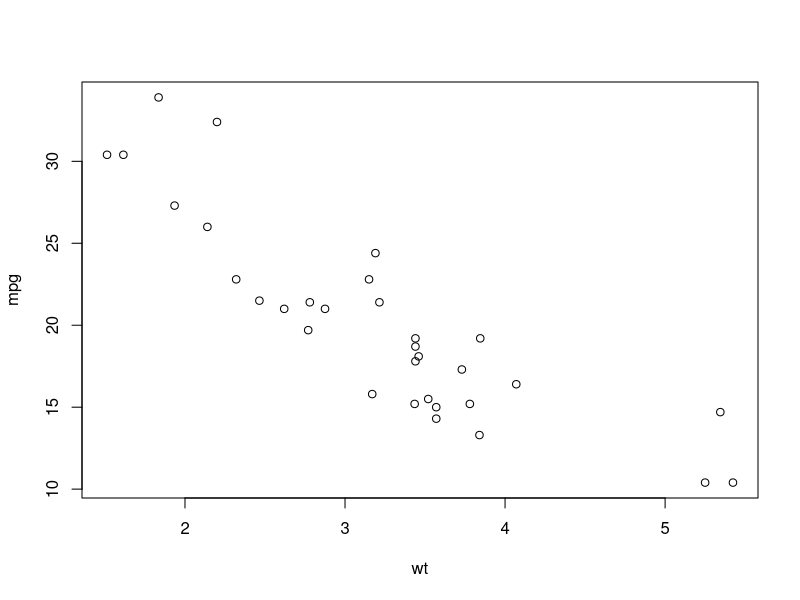
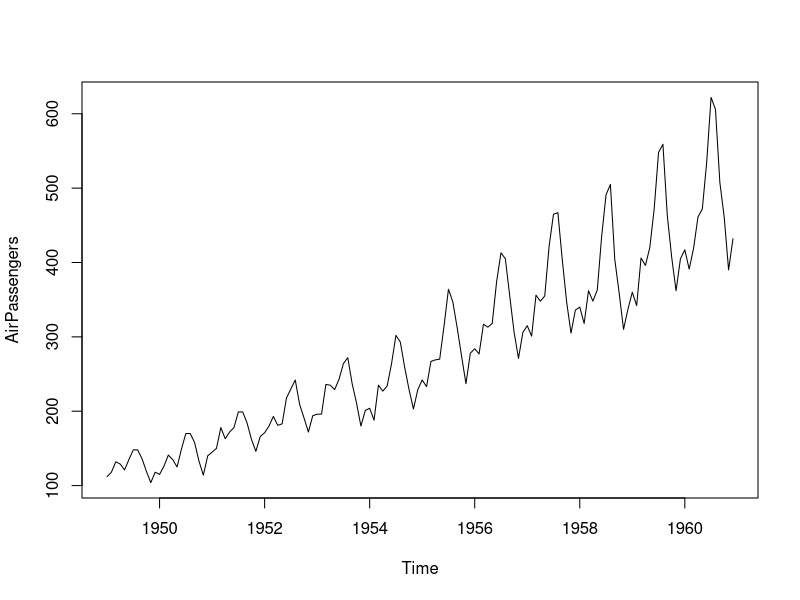
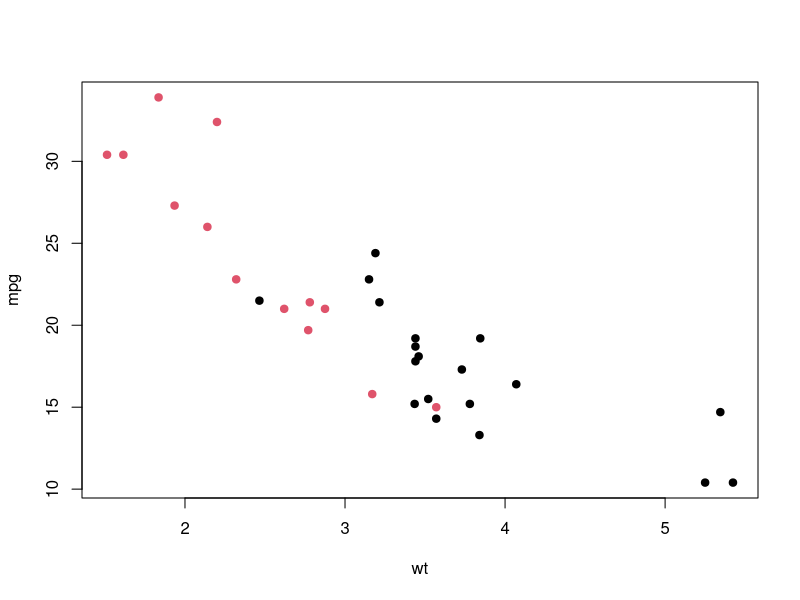
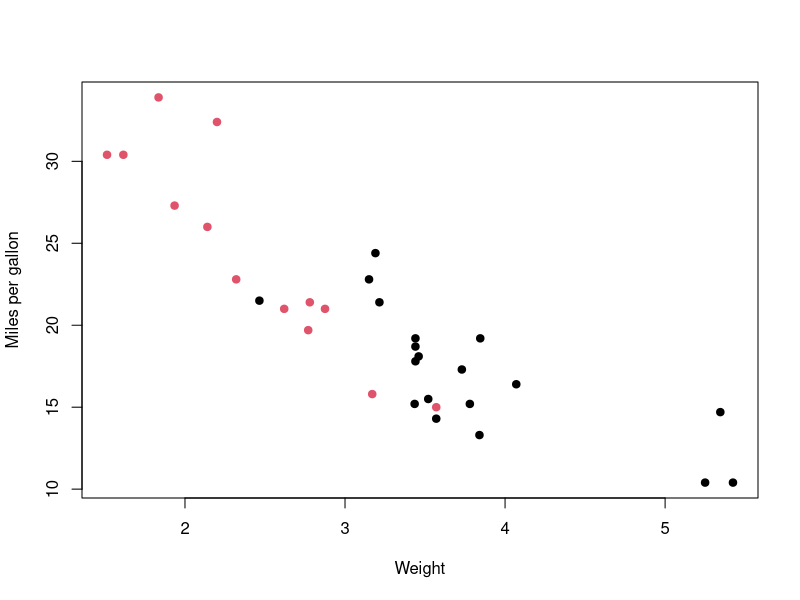
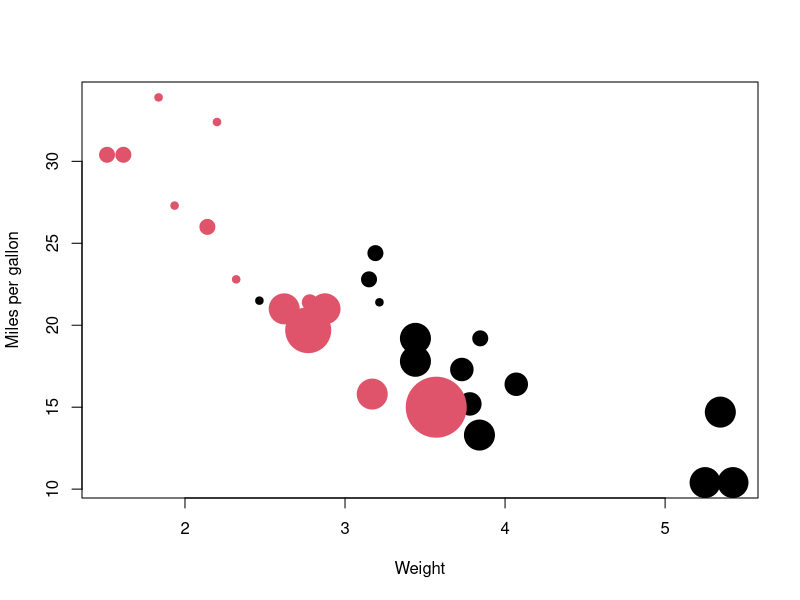
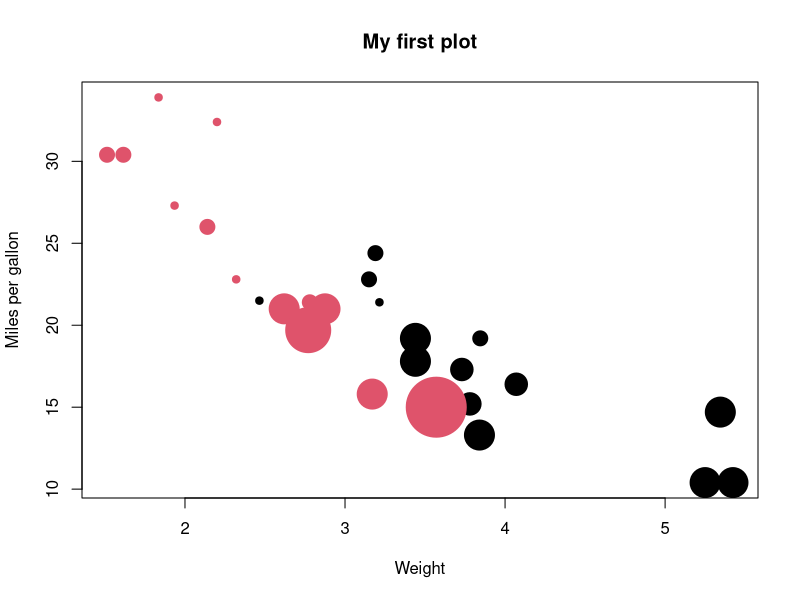
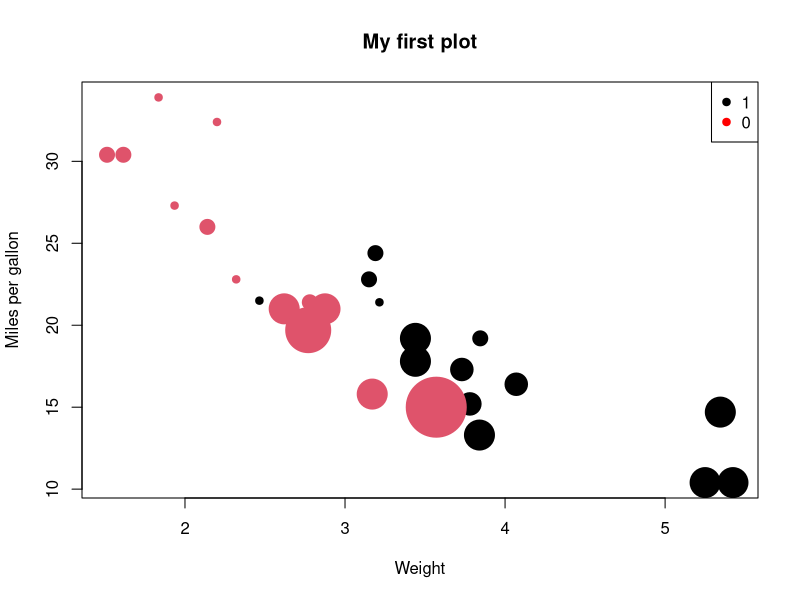
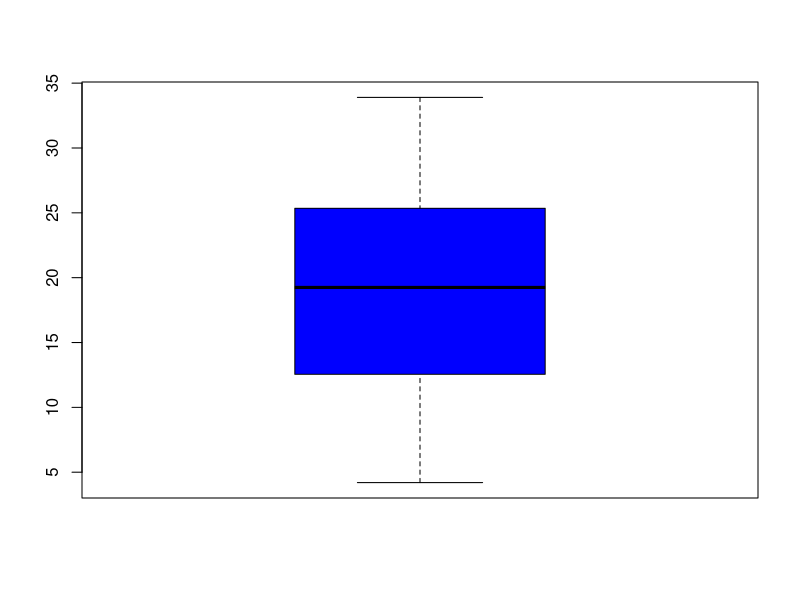

Recreate these plots in R, in order.
## ---- chunk 1
with(mtcars, plot(wt, mpg)) 
## ---- chunk 2
data(AirPassengers)
plot(AirPassengers)
## ---- chunk 3
with(mtcars, plot(wt, mpg, pch=19, col=factor(am))) # ?pch
## ---- chunk 4
with(mtcars, plot(wt, mpg, pch=19, col=factor(am), 
                  xlab="Weight", ylab="Miles per gallon"))
## ---- chunk 5
with(mtcars, plot(wt, mpg, pch=19, col=factor(am), 
                  xlab="Weight", ylab="Miles per gallon",
                  cex=carb))
## ---- chunk 6
with(mtcars, plot(wt, mpg, pch=19, col=factor(am), 
                  xlab="Weight", ylab="Miles per gallon",
                  cex=carb, main="My first plot"))
## ---- chunk 7
with(mtcars, plot(wt, mpg, pch=19, col=factor(am), 
                  xlab="Weight", ylab="Miles per gallon",
                  cex=carb, main="My first plot"))
legend("topright", legend=unique(mtcars$am), pch=19,
       col=c("black", "red"))
## ---- chunk 8
data("ToothGrowth")
boxplot(ToothGrowth$len, col="blue")
## ---- chunk 9
with(ToothGrowth, boxplot(len ~ supp, col=c("orange","blue")))
## ---- chunk 10
x <- rnorm(1000)
hist(x)
## ---- chunk 11
hist(x, breaks=50, col="green")
## ---- chunk 12
set.seed(234); x <- rnorm(100)
barplot(x, main="Random numbers")
## ---- chunk 13
pairs(mtcars[,3:6])
## ---- chunk 14
hist(x, breaks=15, col="steelblue4")
abline(v=median(x), col="tomato", lwd=6)
## ---- chunk 15
with(ToothGrowth, boxplot(len ~ supp, 
                          col=c("goldenrod","darkolivegreen")))
abline(h=28, col="red3", lwd=3, lty=3)
## ---- chunk 16
set.seed(234); x <- rnorm(100)
barplot(x, main="Random numbers", col=ifelse(x<0, "blue", "red"))
## ---- chunk 17
par(mfrow=c(1, 2)) # One device, one row, two columns
with(mtcars, {
       plot(wt, mpg, main="Weight vs. miles per gallon")
       plot(hp, mpg, main="Horsepower vs. miles per gallon")
})
